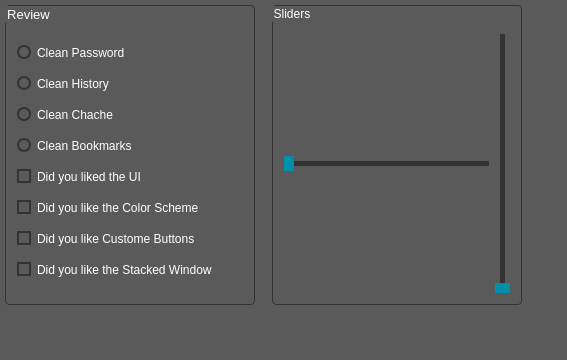
                   <widget class="QWidget" name="page_android_clean">
                    <property name="styleSheet">
                     <string notr="true">background:rgb(91,90,90);</string>
                    </property>
                    <layout class="QGridLayout" name="gridLayout_5">
                     <property name="leftMargin">
                      <number>5</number>
                     </property>
                     <property name="topMargin">
                      <number>5</number>
                     </property>
                     <property name="rightMargin">
                      <number>5</number>
                     </property>
                     <property name="bottomMargin">
                      <number>5</number>
                     </property>
                     <property name="spacing">
                      <number>5</number>
                     </property>
                     <item row="2" column="0">
                      <widget class="QGroupBox" name="groupBox_clean">
                       <property name="minimumSize">
                        <size>
                         <width>250</width>
                         <height>300</height>
                        </size>
                       </property>
                       <property name="maximumSize">
                        <size>
                         <width>250</width>
                         <height>300</height>
                        </size>
                       </property>
                       <property name="sizeIncrement">
                        <size>
                         <width>0</width>
                         <height>0</height>
                        </size>
                       </property>
                       <property name="font">
                        <font>
                         <family>Segoe UI</family>
                         <pointsize>10</pointsize>
                        </font>
                       </property>
                       <property name="styleSheet">
                        <string notr="true">QGroupBox{
	border:1px solid rgb(51,51,51);	
	border-radius:4px;
	color:white;
	background:rgb(91,90,90);
}
</string>
                       </property>
                       <property name="title">
                        <string>Review</string>
                       </property>
                       <property name="alignment">
                        <set>Qt::AlignLeading|Qt::AlignLeft|Qt::AlignVCenter</set>
                       </property>
                       <property name="flat">
                        <bool>false</bool>
                       </property>
                       <property name="checkable">
                        <bool>false</bool>
                       </property>
                       <layout class="QVBoxLayout" name="verticalLayout_12">
                        <item>
                         <widget class="QRadioButton" name="radioButton_2">
                          <property name="font">
                           <font>
                            <family>Segoe UI</family>
                            <pointsize>9</pointsize>
                           </font>
                          </property>
                          <property name="styleSheet">
                           <string notr="true">QRadioButton {
	background:rgb(91,90,90);
    color:white;
}
QRadioButton::indicator {
    width:10px;
    height:10px;
    border-radius: 7px;
}
QRadioButton::indicator:checked {
    background-color:rgb(0,143,170);
    border: 2px solid rgb(51,51,51);
}

QRadioButton::indicator:unchecked {
    background-color:rgb(91,90,90);
    border:2px solid rgb(51,51,51);
}</string>
                          </property>
                          <property name="text">
                           <string>Clean Password</string>
                          </property>
                          <property name="autoExclusive">
                           <bool>true</bool>
                          </property>
                         </widget>
                        </item>
                        <item>
                         <widget class="QRadioButton" name="radioButton">
                          <property name="font">
                           <font>
                            <family>Segoe UI</family>
                            <pointsize>9</pointsize>
                           </font>
                          </property>
                          <property name="styleSheet">
                           <string notr="true">QRadioButton {
	background:rgb(91,90,90);
    color:white;
}
QRadioButton::indicator {
    width:10px;
    height:10px;
    border-radius: 7px;
}
QRadioButton::indicator:checked {
    background-color:rgb(0,143,170);
    border: 2px solid rgb(51,51,51);
}

QRadioButton::indicator:unchecked {
    background-color:rgb(91,90,90);
    border:2px solid rgb(51,51,51);
}</string>
                          </property>
                          <property name="text">
                           <string>Clean History</string>
                          </property>
                          <property name="autoRepeat">
                           <bool>false</bool>
                          </property>
                          <property name="autoExclusive">
                           <bool>true</bool>
                          </property>
                         </widget>
                        </item>
                        <item>
                         <widget class="QRadioButton" name="radioButton_3">
                          <property name="font">
                           <font>
                            <family>Segoe UI</family>
                            <pointsize>9</pointsize>
                           </font>
                          </property>
                          <property name="styleSheet">
                           <string notr="true">QRadioButton {
	background:rgb(91,90,90);
    color:white;
}
QRadioButton::indicator {
    width:10px;
    height:10px;
    border-radius: 7px;
}
QRadioButton::indicator:checked {
    background-color:rgb(0,143,170);
    border: 2px solid rgb(51,51,51);
}

QRadioButton::indicator:unchecked {
    background-color:rgb(91,90,90);
    border:2px solid rgb(51,51,51);
}</string>
                          </property>
                          <property name="text">
                           <string>Clean Chache</string>
                          </property>
                          <property name="autoExclusive">
                           <bool>true</bool>
                          </property>
                         </widget>
                        </item>
                        <item>
                         <widget class="QRadioButton" name="radioButton_4">
                          <property name="font">
                           <font>
                            <family>Segoe UI</family>
                            <pointsize>9</pointsize>
                           </font>
                          </property>
                          <property name="styleSheet">
                           <string notr="true">QRadioButton {
	background:rgb(91,90,90);
    color:white;
}
QRadioButton::indicator {
    width:10px;
    height:10px;
    border-radius: 7px;
}
QRadioButton::indicator:checked {
    background-color:rgb(0,143,170);
    border: 2px solid rgb(51,51,51);
}

QRadioButton::indicator:unchecked {
    background-color:rgb(91,90,90);
    border:2px solid rgb(51,51,51);
}</string>
                          </property>
                          <property name="text">
                           <string>Clean Bookmarks</string>
                          </property>
                          <property name="autoExclusive">
                           <bool>true</bool>
                          </property>
                         </widget>
                        </item>
                        <item>
                         <widget class="QCheckBox" name="checkBox">
                          <property name="font">
                           <font>
                            <family>Segoe UI</family>
                            <pointsize>9</pointsize>
                           </font>
                          </property>
                          <property name="styleSheet">
                           <string notr="true">QCheckBox {
    color:rgb(255,255,255);
}

QCheckBox::indicator {
    width: 10px;
    height: 10px;
}

QCheckBox::indicator:unchecked {
    border:2px solid rgb(51,51,51);
	background:rgb(91,90,90);
}

QCheckBox::indicator:unchecked:pressed {
	border:2px solid rgb(51,51,51);
   	background:rgb(0,143,170);
}

QCheckBox::indicator:checked {
	background-color:rgb(0,143,170);
    border: 2px solid rgb(51,51,51);
}

QCheckBox::indicator:checked:pressed {
    border:2px solid rgb(51,51,51);
	background:rgb(91,90,90);
}

</string>
                          </property>
                          <property name="text">
                           <string>Did you liked the UI</string>
                          </property>
                          <property name="tristate">
                           <bool>false</bool>
                          </property>
                         </widget>
                        </item>
                        <item>
                         <widget class="QCheckBox" name="checkBox_4">
                          <property name="font">
                           <font>
                            <family>Segoe UI</family>
                            <pointsize>9</pointsize>
                           </font>
                          </property>
                          <property name="styleSheet">
                           <string notr="true">QCheckBox {
    color:rgb(255,255,255);
}

QCheckBox::indicator {
    width: 10px;
    height: 10px;
}

QCheckBox::indicator:unchecked {
    border:2px solid rgb(51,51,51);
	background:rgb(91,90,90);
}

QCheckBox::indicator:unchecked:pressed {
	border:2px solid rgb(51,51,51);
   	background:rgb(0,143,170);
}

QCheckBox::indicator:checked {
	background-color:rgb(0,143,170);
    border: 2px solid rgb(51,51,51);
}

QCheckBox::indicator:checked:pressed {
    border:2px solid rgb(51,51,51);
	background:rgb(91,90,90);
}

</string>
                          </property>
                          <property name="text">
                           <string>Did you like the Color Scheme</string>
                          </property>
                          <property name="tristate">
                           <bool>false</bool>
                          </property>
                         </widget>
                        </item>
                        <item>
                         <widget class="QCheckBox" name="checkBox_2">
                          <property name="font">
                           <font>
                            <family>Segoe UI</family>
                            <pointsize>9</pointsize>
                           </font>
                          </property>
                          <property name="styleSheet">
                           <string notr="true">QCheckBox {
    color:rgb(255,255,255);
}

QCheckBox::indicator {
    width: 10px;
    height: 10px;
}

QCheckBox::indicator:unchecked {
    border:2px solid rgb(51,51,51);
	background:rgb(91,90,90);
}

QCheckBox::indicator:unchecked:pressed {
	border:2px solid rgb(51,51,51);
   	background:rgb(0,143,170);
}

QCheckBox::indicator:checked {
	background-color:rgb(0,143,170);
    border: 2px solid rgb(51,51,51);
}

QCheckBox::indicator:checked:pressed {
    border:2px solid rgb(51,51,51);
	background:rgb(91,90,90);
}

</string>
                          </property>
                          <property name="text">
                           <string>Did you like Custome Buttons</string>
                          </property>
                         </widget>
                        </item>
                        <item>
                         <widget class="QCheckBox" name="checkBox_3">
                          <property name="font">
                           <font>
                            <family>Segoe UI</family>
                            <pointsize>9</pointsize>
                           </font>
                          </property>
                          <property name="styleSheet">
                           <string notr="true">QCheckBox {
    color:rgb(255,255,255);
}

QCheckBox::indicator {
    width: 10px;
    height: 10px;
}

QCheckBox::indicator:unchecked {
    border:2px solid rgb(51,51,51);
	background:rgb(91,90,90);
}

QCheckBox::indicator:unchecked:pressed {
	border:2px solid rgb(51,51,51);
   	background:rgb(0,143,170);
}

QCheckBox::indicator:checked {
	background-color:rgb(0,143,170);
    border: 2px solid rgb(51,51,51);
}

QCheckBox::indicator:checked:pressed {
    border:2px solid rgb(51,51,51);
	background:rgb(91,90,90);
}

</string>
                          </property>
                          <property name="text">
                           <string>Did you like the Stacked Window</string>
                          </property>
                         </widget>
                        </item>
                       </layout>
                      </widget>
                     </item>
                     <item row="2" column="7">
                      <spacer name="horizontalSpacer_7">
                       <property name="orientation">
                        <enum>Qt::Horizontal</enum>
                       </property>
                       <property name="sizeHint" stdset="0">
                        <size>
                         <width>40</width>
                         <height>20</height>
                        </size>
                       </property>
                      </spacer>
                     </item>
                     <item row="3" column="2" rowspan="2" colspan="2">
                      <widget class="QLabel" name="lab_clean">
                       <property name="styleSheet">
                        <string notr="true"/>
                       </property>
                       <property name="text">
                        <string/>
                       </property>
                      </widget>
                     </item>
                     <item row="2" column="6">
                      <widget class="QGroupBox" name="groupBox">
                       <property name="minimumSize">
                        <size>
                         <width>250</width>
                         <height>300</height>
                        </size>
                       </property>
                       <property name="maximumSize">
                        <size>
                         <width>250</width>
                         <height>300</height>
                        </size>
                       </property>
                       <property name="font">
                        <font>
                         <family>Segoe UI</family>
                         <pointsize>9</pointsize>
                        </font>
                       </property>
                       <property name="styleSheet">
                        <string notr="true">QGroupBox{
	border:1px solid rgb(51,51,51);	
	border-radius:4px;
	color:white;
	background:rgb(91,90,90);
}
</string>
                       </property>
                       <property name="title">
                        <string>Sliders</string>
                       </property>
                       <layout class="QGridLayout" name="gridLayout_6">
                        <item row="2" column="1">
                         <widget class="QSlider" name="verticalSlider">
                          <property name="styleSheet">
                           <string notr="true">QSlider::groove:vertical {
    background: red;
    width:5px
}

QSlider::handle:vertical {
    height: 10px;
    background:rgb(0,143,170);
	margin:0 -8px
}

QSlider::add-page:vertical {
    background:rgb(51,51,51);
}

QSlider::sub-page:vertical {
    background:rgb(51,51,51);
}</string>
                          </property>
                          <property name="tracking">
                           <bool>true</bool>
                          </property>
                          <property name="orientation">
                           <enum>Qt::Vertical</enum>
                          </property>
                          <property name="invertedAppearance">
                           <bool>false</bool>
                          </property>
                          <property name="invertedControls">
                           <bool>false</bool>
                          </property>
                          <property name="tickPosition">
                           <enum>QSlider::NoTicks</enum>
                          </property>
                         </widget>
                        </item>
                        <item row="2" column="0">
                         <widget class="QSlider" name="horizontalSlider_2">
                          <property name="styleSheet">
                           <string notr="true">QSlider::groove:horizontal {
    height:5px;
    background: rgb(51,51,51);
}

QSlider::handle:horizontal {
    background:rgb(0,143,170);
    width: 10px;
margin:-8px 0
}

QSlider::add-page:horizondal {
    background:rgb(51,51,51);
}

QSlider::sub-page:horizondal {
    background:rgb(51,51,51);
}</string>
                          </property>
                          <property name="orientation">
                           <enum>Qt::Horizontal</enum>
                          </property>
                         </widget>
                        </item>
                       </layout>
                      </widget>
                     </item>
                     <item row="3" column="0">
                      <spacer name="verticalSpacer_5">
                       <property name="orientation">
                        <enum>Qt::Vertical</enum>
                       </property>
                       <property name="sizeHint" stdset="0">
                        <size>
                         <width>20</width>
                         <height>40</height>
                        </size>
                       </property>
                      </spacer>
                     </item>
                    </layout>
                   </widget>
